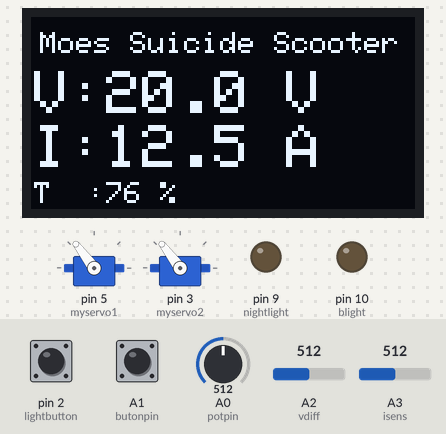
This sketch was run on a simulated Arduino Uno, built with avr-gcc and run on an emulated ATmega328P. On the bench: 2 × servo, 128×64 one-colour display, output pins drawn as LEDs (lit = HIGH). Inputs (shaded band) come from the test bench; at power-on: pin 2 (lightbutton) LOW, A1 (butonpin) HIGH, A0 (potpin) = 512, A2 (vdiff) = 512, A3 (isens) = 512. The display library's start-up logo is not drawn; what the sketch prints to the serial monitor is not drawn.

Above: at 4.3 s.
4.4 s: pin 2 (lightbutton) pulled HIGH for 1 s
At 5.3 s:
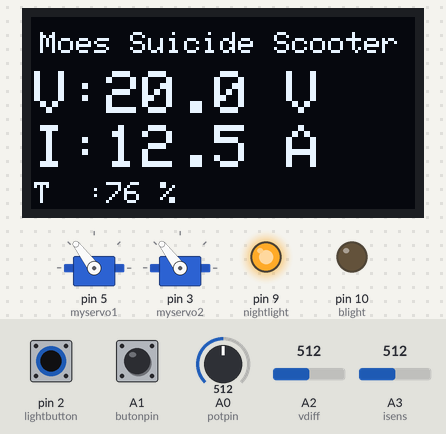
6.9 s: A1 (butonpin) pulled LOW for 0.15 s
At 8.0 s:
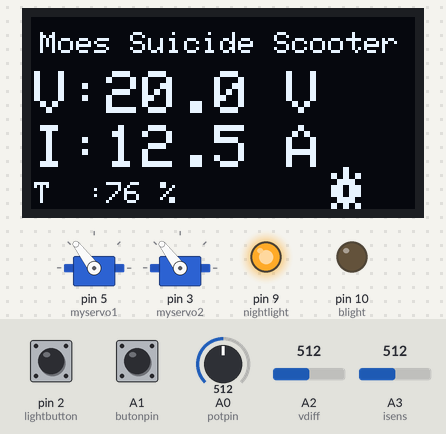
8.6 s: A0 (potpin) set to 716
At 9.4 s:
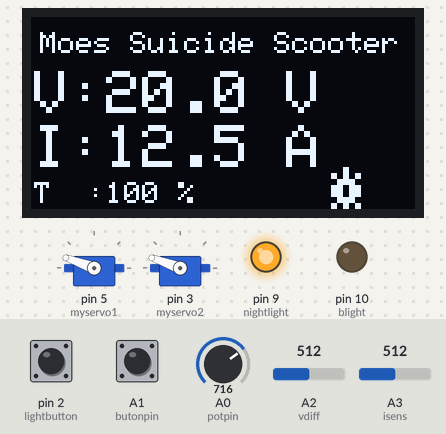
10.1 s: pin 2 (lightbutton) pulled HIGH for 0.15 s
At 10.8 s:
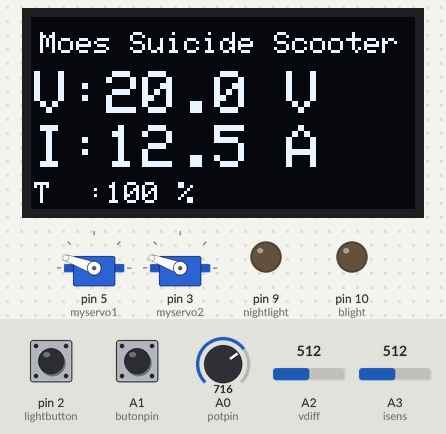
11.9 s: A0 (potpin) set to 617
13.4 s: A0 (potpin) set to 599
At 13.9 s:
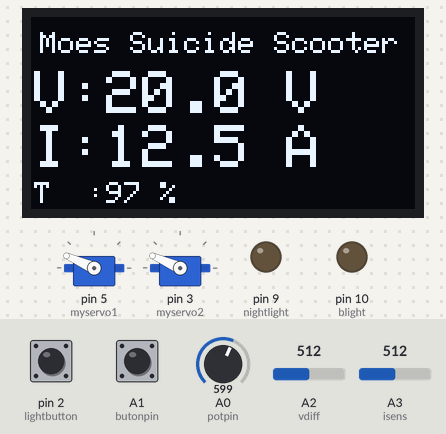
Timing chart, 0 to 15.9 s (numbered marks = the images above; inputs shaded):
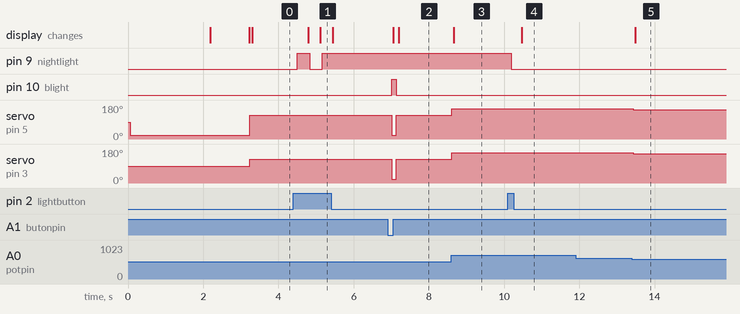

Measured:
- the behaviour switches between 609 and 608 on A0 (potpin) (found by bisection; images 4 and 5)
- after the input at 4.4 s, pin 9 (nightlight): LOW → HIGH after 0.11 s, → LOW 0.33 s later, → HIGH 0.33 s later; the display: first changes after 0.39 s (image 1 shows a later state)
- after the input at 6.9 s, pin 10 (blight): LOW → HIGH after 0.11 s, → LOW 0.12 s later; servo on pin 5 (myservo1), servo on pin 3 (myservo2): 127° → 20° after 0.11 s, → 127° 0.12 s later; the display: first changes after 0.16 s (image 2 shows a later state)
- after the input at 8.6 s, servo on pin 5 (myservo1), servo on pin 3 (myservo2): 127° → 160° at once; the display: changes after 0.07 s (image 3)
- after the input at 10.1 s, pin 9 (nightlight): HIGH → LOW after 0.09 s; the display: changes after 0.37 s (image 4)
- after the input at 11.9 s, every drawn part: stays the same
- after the input at 13.4 s, servo on pin 5 (myservo1), servo on pin 3 (myservo2): 160° → 156° at once; the display: changes after 0.09 s (image 5)

The sketch:

Sucide_scooter.ino
```cpp
/*
 * Oled controllerboard for the brushless mod of the Razor Kiddy Scooter
 *
 * For more informations see my Github (Wiring diagram, pictures of the mod and my other stupid projects
 *  https://github.com/shortcircuitboards
 *
 * Code by //moe, included scripts are the standard Arduino libarys Servo.h and the Ardafruit SSD1306 libarys from the libary manager and so belong to them. All the other stuff is selfmade/out of other projects i did
 *
 */

#include <Servo.h>
#include <SPI.h>
#include <Wire.h>
#include <Adafruit_GFX.h>
#include <Adafruit_SSD1306.h>

#define SCREEN_WIDTH 128 // OLED display width, in pixels
#define SCREEN_HEIGHT 64 // OLED display height, in pixels

// Declaration for an SSD1306 display connected to I2C (SDA, SCL pins)
// The pins for I2C are defined by the Wire-library.
// On an arduino UNO:       A4(SDA), A5(SCL)
// On an arduino MEGA 2560: 20(SDA), 21(SCL)
// On an arduino LEONARDO:   2(SDA),  3(SCL), ...
#define OLED_RESET     -1 // Reset pin # (or -1 if sharing Arduino reset pin)
#define SCREEN_ADDRESS 0x3C ///< See datasheet for Address; 0x3D for 128x64, 0x3C for 128x32
Adafruit_SSD1306 display(SCREEN_WIDTH, SCREEN_HEIGHT, &Wire, OLED_RESET);

#define LOGO_HEIGHT   64
#define LOGO_WIDTH    64
static const unsigned char PROGMEM logo_bmp[] =
{0x00, 0x00, 0x00, 0x00, 0x00, 0x00, 0x00, 0x00, 0x00, 0x00, 0x00, 0x00, 0x00, 0x00, 0x00, 0x00,
 0x00, 0x00, 0x00, 0x00, 0x00, 0x00, 0x00, 0x00, 0x00, 0x00, 0x00, 0x00, 0x00, 0x00, 0x00, 0x00,
  0x00, 0x00, 0x00, 0x00, 0x00, 0x3f, 0x00, 0x00, 0x00, 0x00, 0x00, 0x00, 0x00, 0x7f, 0x00, 0x00,
  0x00, 0x00, 0x00, 0x00, 0x00, 0x7f, 0x80, 0x00, 0x00, 0x00, 0x00, 0x00, 0x00, 0x7f, 0x80, 0x00,
  0x00, 0x00, 0x00, 0x00, 0x00, 0x3f, 0x00, 0x00, 0x00, 0x00, 0x00, 0x00, 0x00, 0x0c, 0x00, 0x00,
  0x00, 0x00, 0x00, 0x00, 0x00, 0x0c, 0x00, 0x00, 0x00, 0x00, 0x00, 0x00, 0x00, 0x08, 0x00, 0x00,
  0x00, 0x00, 0x00, 0x00, 0x00, 0x08, 0x00, 0x00, 0x00, 0x00, 0x00, 0x7f, 0xf0, 0x08, 0x00, 0x00,
  0x00, 0x00, 0x03, 0xff, 0xfe, 0x08, 0x00, 0x00, 0x00, 0x00, 0x07, 0xff, 0xff, 0x88, 0x00, 0x00,
  0x00, 0x00, 0x0f, 0xff, 0xff, 0xc8, 0x00, 0x00, 0x03, 0xf8, 0x1f, 0xff, 0xff, 0xe8, 0x7f, 0x80,
  0x00, 0xfc, 0x3f, 0xff, 0xff, 0xe8, 0xfe, 0x00, 0x00, 0x7e, 0x3f, 0xff, 0xff, 0xf9, 0xf8, 0x00,
  0x00, 0x7e, 0x3f, 0xff, 0xff, 0xf9, 0xf8, 0x00, 0x00, 0x7e, 0x6c, 0x7f, 0xff, 0xf9, 0xf8, 0x00,
  0x30, 0xfe, 0x20, 0x7f, 0xff, 0xf9, 0xfc, 0x00, 0x1f, 0xff, 0x30, 0x7f, 0xff, 0xfb, 0xfe, 0x18,
  0x0f, 0xff, 0x00, 0x00, 0x00, 0x0f, 0xff, 0xf0, 0x07, 0xfe, 0x10, 0x00, 0x00, 0x29, 0xff, 0xe0,
  0x01, 0xfd, 0xff, 0xff, 0xff, 0xee, 0xff, 0xc0, 0x00, 0x07, 0xff, 0xff, 0xff, 0xef, 0xff, 0x80,
  0x00, 0x03, 0xff, 0xff, 0xff, 0xef, 0xc0, 0x00, 0x00, 0x03, 0xff, 0xff, 0xff, 0xff, 0x00, 0x00,
  0x00, 0x03, 0xff, 0xff, 0xff, 0xfe, 0x00, 0x00, 0x00, 0x03, 0xff, 0xff, 0xff, 0xfe, 0x00, 0x00,
  0x00, 0x01, 0xff, 0xfa, 0xff, 0xfe, 0x00, 0x00, 0x00, 0x00, 0xff, 0xf7, 0xff, 0xfc, 0x00, 0x00,
  0x00, 0x01, 0x0f, 0xdf, 0xdf, 0x86, 0x00, 0x00, 0x00, 0x01, 0xef, 0xfc, 0xff, 0xdc, 0x00, 0x00,
  0x00, 0x01, 0xff, 0xf2, 0x7f, 0xfe, 0x00, 0x00, 0x00, 0x03, 0xff, 0xea, 0x5f, 0xff, 0x00, 0x00,
  0x00, 0x03, 0xff, 0xcf, 0xcf, 0xff, 0x00, 0x00, 0x00, 0x04, 0xff, 0xbf, 0xe7, 0xf9, 0x00, 0x00,
  0x00, 0x07, 0x3e, 0x7f, 0xfb, 0xf3, 0x00, 0x00, 0x00, 0x03, 0xbd, 0xff, 0xfe, 0xe7, 0x00, 0x00,
  0x00, 0x03, 0xff, 0xff, 0xff, 0x7f, 0x00, 0x00, 0x00, 0x03, 0xff, 0xff, 0xff, 0xff, 0x00, 0x00,
  0x00, 0x03, 0xff, 0xff, 0xff, 0xfa, 0x00, 0x00, 0x00, 0x00, 0xff, 0xf8, 0xff, 0xfc, 0x00, 0x00,
  0x00, 0x01, 0xff, 0xf0, 0x7f, 0xfc, 0x00, 0x00, 0x00, 0x01, 0xff, 0xf0, 0x3f, 0xfd, 0x00, 0x00,
  0x00, 0x02, 0xfc, 0xf0, 0x39, 0xfd, 0x80, 0x00, 0x00, 0x06, 0xfc, 0x20, 0x31, 0xff, 0xc0, 0x00,
  0x00, 0x1f, 0x7d, 0xe0, 0x17, 0xfb, 0xfc, 0x00, 0x00, 0x3f, 0x7e, 0x60, 0x39, 0xf7, 0xff, 0xe0,
  0x00, 0x7f, 0xbf, 0xf0, 0x7f, 0xe3, 0xff, 0xf0, 0x07, 0xff, 0x0f, 0xe0, 0x3f, 0x81, 0xff, 0xf8,
  0x18, 0x7e, 0x00, 0x00, 0x00, 0x00, 0xff, 0x18, 0x10, 0x1c, 0x00, 0x00, 0x00, 0x00, 0xfe, 0x00,
  0x20, 0x10, 0x00, 0x00, 0x00, 0x00, 0x7c, 0x00, 0x20, 0x10, 0x00, 0x00, 0x00, 0x00, 0x7c, 0x00,
  0x30, 0x10, 0x00, 0x00, 0x00, 0x00, 0x7e, 0x00, 0x18, 0x60, 0x00, 0x00, 0x00, 0x00, 0x3f, 0x80,
  0x07, 0x80, 0x00, 0x00, 0x00, 0x00, 0x0f, 0xc0, 0x00, 0x00, 0x00, 0x00, 0x00, 0x00, 0x00, 0x00,
  0x00, 0x00, 0x00, 0x00, 0x00, 0x00, 0x00, 0x00, 0x00, 0x00, 0x00, 0x00, 0x00, 0x00, 0x00, 0x00};

Servo myservo1,myservo2;  // create 2 servo objects to control servos

#define blight 10      // digital pin for breaklight
#define nightlight 9   // digiral pin for LED Light
#define lightbutton  2  // digital pin for Light button
int potpin = A0;      // analog pin used to connect the potentiometer
int butonpin = A1;    // analog pin used to connect the push buton
int vdiff = A2;       // analog pin for the Voltagedivider
int isens = A3;       // analog pin for the Currentsensor
bool lightb=LOW;      //bool for light status
bool light=LOW;           // light on or off
int val;              // variable to read the value from the analog pin
int throttle;         // Variable for the throttle
float vol;              // Variabe for the Batteryvoltage
float curr;             // Variable for the BatteryCurrent
bool press=LOW;       // variable to store the buton press
int pos = 0;          // variable to store the servo position

void setup() {
Serial.begin(9600);
  myservo1.attach(5);  // attaches the servo1 on pin 3 to the servo1 object
  myservo2.attach(3);  // attaches the servo2 on pin 5 to the servo1 object
  // SSD1306_SWITCHCAPVCC = generate display voltage from 3.3V internally
  if(!display.begin(SSD1306_SWITCHCAPVCC, SCREEN_ADDRESS)) {
    Serial.println(F("SSD1306 allocation failed"));
    for(;;); // Don't proceed, loop forever
  }

  // Show initial display buffer contents on the screen --
  // the library initializes this with an Adafruit splash screen.
  display.display();
  myservo1.write(20);       //Set the Servo output to 20° to prevent the ESC from going to IDLE and lock
  delay(100); // Pause for 0,8 seconds
  display.clearDisplay();
  // Clear the buffer
  myservo1.write(20);       //Set the Servo output to 20° to prevent the ESC from going to IDLE and lock
  delay(2000); // Pause for 0.5 seconds
  display.drawBitmap(32, 0, logo_bmp, 64, 64, 1); //show the Moe Bootscreen
  display.display();
  myservo1.write(20);       //Set the Servo output to 20° to prevent the ESC from going to IDLE and lock
  delay(1000); // Pause for 4 seconds
  display.clearDisplay();
   myservo1.write(20);      //Set the Servo output to 20° to prevent the ESC from going to IDLE and lock


pinMode(blight, OUTPUT);
pinMode(nightlight, OUTPUT);
pinMode(lightbutton, INPUT);
}

void loop() {

  int vol_t = analogRead(vdiff);           //Read the Value of the Analog Input of Bat 1 and write it to the temp Variable
  int curr_t = analogRead(isens);           //Read the Value of the Analog Input of Bat 2 and write it to the temp Variable

  float vol = vol_t * (40 / 1023.0);    //Scale the Input to the displayed (Real) Value 36V on the Voltage divider are 3,3V on the Arduino
  float curr = curr_t * (25 / 1023.0);    //Scale the Input to the displayed (Real) Value 36V on the Voltage divider are 3,3V on the Arduino


    press=digitalRead(butonpin);       // reads the value of the buton (HIGH or LOW)
    lightb=digitalRead(lightbutton);    // reads the value of the Lightbutton
    Serial.println(press);

  display.clearDisplay();
  display.setTextColor(SSD1306_WHITE);        // Draw white text
  display.setTextSize(1);
  display.setCursor(3,5);
  display.println("Moes Suicide Scooter");
  display.setTextSize(2);
  display.setCursor(1,18);
  display.println("V:");
  display.setCursor(25,18);
  display.print(vol,1);            //Enter Value for temp here after read and round
  display.println(" V");
  display.setCursor(1,36);
  display.println("I:");
  display.setCursor(25,36);
  display.print(curr,1);            //Enter Value for druck here after read and round
  display.println(" A");
  display.setTextSize(1);
  display.setCursor(1,55);
  display.println("T  :");
  display.setCursor(25,55);
  display.print(throttle);
  display.println(" %");
    if (light == HIGH){
      display.setTextSize(2);
      display.setCursor(100,50);
      display.write(15);
      }
      else {
           }
  display.display();


  delay(15);


  if (press == 0) {                   // if push buton pressed automatic mode starts
    myservo1.write(20);                // tell servo1 to go to Zero (brake if switch is enabled
    myservo2.write(20);
    throttle = 0;
    digitalWrite(blight, HIGH);       // switch on the breaklight
    delay(15);                        // waits 15ms for the servo to reach the position
  }

  else {
  val = analogRead(potpin);            // reads the value of the potentiometer (value between 0 and 1023)
  val = map(val, 195, 1023, 20, 300);     // scale it to use it with the servo (value between 20 and 160 becaus ESC can´t read values lower than 20 and higher than 160)
  val = constrain(val, 0 , 160);       // kinda expo so that the throttle flickering at fullspeed stops
  throttle = map(val, 20, 160, 0, 100);     // generate throttle Value 0 to 100% for the oled
  myservo1.write(val);                 // sets the servo1 position according to the scaled value
  myservo2.write(val);                 // sets the servo2 position according to the scaled value
  digitalWrite(blight, LOW);           // switch the breaklight off
  delay(30);                           // waits for the servo to get there

  }

if ((lightb == 1) && (light == LOW)){
  light = HIGH;
  digitalWrite(nightlight, HIGH);
  delay(250);
}

else if ((lightb == 1) && (light == HIGH)){
  light = LOW;
  digitalWrite(nightlight, LOW);
  delay(250);
}
  }
```
